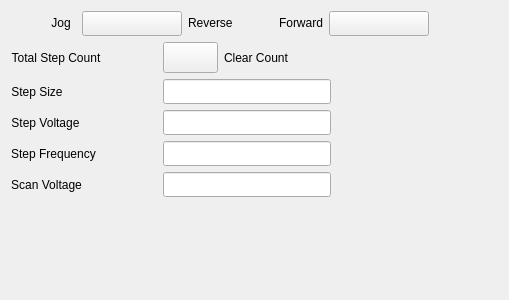
         <widget class="QWidget" name="open_loop_scroll_contents">
          <property name="geometry">
           <rect>
            <x>0</x>
            <y>0</y>
            <width>509</width>
            <height>300</height>
           </rect>
          </property>
          <property name="sizePolicy">
           <sizepolicy hsizetype="Expanding" vsizetype="Expanding">
            <horstretch>0</horstretch>
            <verstretch>0</verstretch>
           </sizepolicy>
          </property>
          <property name="minimumSize">
           <size>
            <width>0</width>
            <height>300</height>
           </size>
          </property>
          <layout class="QVBoxLayout" name="verticalLayout_3">
           <item>
            <layout class="QGridLayout" name="gridLayout_3">
             <item row="0" column="1">
              <widget class="QLabel" name="jog_label">
               <property name="sizePolicy">
                <sizepolicy hsizetype="Preferred" vsizetype="Fixed">
                 <horstretch>0</horstretch>
                 <verstretch>0</verstretch>
                </sizepolicy>
               </property>
               <property name="text">
                <string>Jog</string>
               </property>
               <property name="alignment">
                <set>Qt::AlignCenter</set>
               </property>
              </widget>
             </item>
             <item row="0" column="4">
              <layout class="QHBoxLayout" name="jog_fwd_layout">
               <property name="sizeConstraint">
                <enum>QLayout::SetDefaultConstraint</enum>
               </property>
               <item alignment="Qt::AlignRight|Qt::AlignVCenter">
                <widget class="QLabel" name="jog_fwd_label">
                 <property name="text">
                  <string>Forward</string>
                 </property>
                </widget>
               </item>
               <item>
                <widget class="PyDMPushButton" name="jog_fwd_button">
                 <property name="sizePolicy">
                  <sizepolicy hsizetype="Fixed" vsizetype="Fixed">
                   <horstretch>0</horstretch>
                   <verstretch>0</verstretch>
                  </sizepolicy>
                 </property>
                 <property name="minimumSize">
                  <size>
                   <width>100</width>
                   <height>25</height>
                  </size>
                 </property>
                 <property name="toolTip">
                  <string/>
                 </property>
                 <property name="text">
                  <string/>
                 </property>
                 <property name="iconSize">
                  <size>
                   <width>25</width>
                   <height>25</height>
                  </size>
                 </property>
                 <property name="alarmSensitiveContent" stdset="0">
                  <bool>false</bool>
                 </property>
                 <property name="alarmSensitiveBorder" stdset="0">
                  <bool>false</bool>
                 </property>
                 <property name="PyDMToolTip" stdset="0">
                  <string/>
                 </property>
                 <property name="monitorDisp" stdset="0">
                  <bool>false</bool>
                 </property>
                 <property name="channel" stdset="0">
                  <string>ca://${prefix}:STEP_FORWARD</string>
                 </property>
                 <property name="PyDMIcon" stdset="0">
                  <string>caret-square-right</string>
                 </property>
                 <property name="PyDMIconColor" stdset="0">
                  <color>
                   <red>90</red>
                   <green>90</green>
                   <blue>90</blue>
                  </color>
                 </property>
                 <property name="passwordProtected" stdset="0">
                  <bool>false</bool>
                 </property>
                 <property name="password" stdset="0">
                  <string/>
                 </property>
                 <property name="protectedPassword" stdset="0">
                  <string/>
                 </property>
                 <property name="showConfirmDialog" stdset="0">
                  <bool>false</bool>
                 </property>
                 <property name="confirmMessage" stdset="0">
                  <string>Are you sure you want to proceed?</string>
                 </property>
                 <property name="pressValue" stdset="0">
                  <string>1</string>
                 </property>
                 <property name="releaseValue" stdset="0">
                  <string>None</string>
                 </property>
                 <property name="relativeChange" stdset="0">
                  <bool>false</bool>
                 </property>
                 <property name="writeWhenRelease" stdset="0">
                  <bool>false</bool>
                 </property>
                </widget>
               </item>
               <item>
                <spacer name="jog_fwd_h_spacer">
                 <property name="orientation">
                  <enum>Qt::Horizontal</enum>
                 </property>
                 <property name="sizeHint" stdset="0">
                  <size>
                   <width>40</width>
                   <height>20</height>
                  </size>
                 </property>
                </spacer>
               </item>
              </layout>
             </item>
             <item row="0" column="2">
              <layout class="QHBoxLayout" name="jog_rev_layout">
               <item>
                <spacer name="jog_rev_h_spacer">
                 <property name="orientation">
                  <enum>Qt::Horizontal</enum>
                 </property>
                 <property name="sizeType">
                  <enum>QSizePolicy::MinimumExpanding</enum>
                 </property>
                 <property name="sizeHint" stdset="0">
                  <size>
                   <width>5</width>
                   <height>25</height>
                  </size>
                 </property>
                </spacer>
               </item>
               <item>
                <widget class="PyDMPushButton" name="jog_rev_button">
                 <property name="sizePolicy">
                  <sizepolicy hsizetype="Fixed" vsizetype="Fixed">
                   <horstretch>0</horstretch>
                   <verstretch>0</verstretch>
                  </sizepolicy>
                 </property>
                 <property name="minimumSize">
                  <size>
                   <width>100</width>
                   <height>25</height>
                  </size>
                 </property>
                 <property name="toolTip">
                  <string/>
                 </property>
                 <property name="text">
                  <string/>
                 </property>
                 <property name="iconSize">
                  <size>
                   <width>25</width>
                   <height>25</height>
                  </size>
                 </property>
                 <property name="alarmSensitiveContent" stdset="0">
                  <bool>false</bool>
                 </property>
                 <property name="alarmSensitiveBorder" stdset="0">
                  <bool>false</bool>
                 </property>
                 <property name="PyDMToolTip" stdset="0">
                  <string/>
                 </property>
                 <property name="monitorDisp" stdset="0">
                  <bool>false</bool>
                 </property>
                 <property name="channel" stdset="0">
                  <string>ca://${prefix}:STEP_REVERSE.PROC</string>
                 </property>
                 <property name="PyDMIcon" stdset="0">
                  <string>caret-square-left</string>
                 </property>
                 <property name="PyDMIconColor" stdset="0">
                  <color>
                   <red>90</red>
                   <green>90</green>
                   <blue>90</blue>
                  </color>
                 </property>
                 <property name="passwordProtected" stdset="0">
                  <bool>false</bool>
                 </property>
                 <property name="password" stdset="0">
                  <string/>
                 </property>
                 <property name="protectedPassword" stdset="0">
                  <string/>
                 </property>
                 <property name="showConfirmDialog" stdset="0">
                  <bool>false</bool>
                 </property>
                 <property name="confirmMessage" stdset="0">
                  <string>Are you sure you want to proceed?</string>
                 </property>
                 <property name="pressValue" stdset="0">
                  <string>1</string>
                 </property>
                 <property name="releaseValue" stdset="0">
                  <string>None</string>
                 </property>
                 <property name="relativeChange" stdset="0">
                  <bool>false</bool>
                 </property>
                 <property name="writeWhenRelease" stdset="0">
                  <bool>false</bool>
                 </property>
                </widget>
               </item>
               <item alignment="Qt::AlignLeft|Qt::AlignVCenter">
                <widget class="QLabel" name="jog_rev_label">
                 <property name="text">
                  <string>Reverse</string>
                 </property>
                </widget>
               </item>
              </layout>
             </item>
             <item row="0" column="3">
              <spacer name="jog_h_spacer_center">
               <property name="orientation">
                <enum>Qt::Horizontal</enum>
               </property>
               <property name="sizeType">
                <enum>QSizePolicy::Fixed</enum>
               </property>
               <property name="sizeHint" stdset="0">
                <size>
                 <width>40</width>
                 <height>20</height>
                </size>
               </property>
              </spacer>
             </item>
             <item row="0" column="5">
              <spacer name="jog_h_spacer_right">
               <property name="orientation">
                <enum>Qt::Horizontal</enum>
               </property>
               <property name="sizeHint" stdset="0">
                <size>
                 <width>40</width>
                 <height>20</height>
                </size>
               </property>
              </spacer>
             </item>
             <item row="0" column="0">
              <spacer name="jog_h_spacer_left">
               <property name="orientation">
                <enum>Qt::Horizontal</enum>
               </property>
               <property name="sizeType">
                <enum>QSizePolicy::Fixed</enum>
               </property>
               <property name="sizeHint" stdset="0">
                <size>
                 <width>40</width>
                 <height>20</height>
                </size>
               </property>
              </spacer>
             </item>
            </layout>
           </item>
           <item>
            <layout class="QGridLayout" name="open_loop_grid_layout" rowstretch="0,0,0,0,0,0,0">
             <property name="sizeConstraint">
              <enum>QLayout::SetDefaultConstraint</enum>
             </property>
             <property name="spacing">
              <number>6</number>
             </property>
             <item row="6" column="0" alignment="Qt::AlignLeft">
              <widget class="QLabel" name="scan_move_label">
               <property name="text">
                <string>Scan Voltage</string>
               </property>
               <property name="alignment">
                <set>Qt::AlignCenter</set>
               </property>
              </widget>
             </item>
             <item row="1" column="2">
              <layout class="QHBoxLayout" name="step_clear_cmd_layout">
               <item>
                <widget class="PyDMPushButton" name="step_clear_cmd_button">
                 <property name="sizePolicy">
                  <sizepolicy hsizetype="Fixed" vsizetype="Fixed">
                   <horstretch>0</horstretch>
                   <verstretch>0</verstretch>
                  </sizepolicy>
                 </property>
                 <property name="minimumSize">
                  <size>
                   <width>55</width>
                   <height>31</height>
                  </size>
                 </property>
                 <property name="toolTip">
                  <string/>
                 </property>
                 <property name="iconSize">
                  <size>
                   <width>25</width>
                   <height>25</height>
                  </size>
                 </property>
                 <property name="alarmSensitiveContent" stdset="0">
                  <bool>false</bool>
                 </property>
                 <property name="alarmSensitiveBorder" stdset="0">
                  <bool>false</bool>
                 </property>
                 <property name="PyDMToolTip" stdset="0">
                  <string/>
                 </property>
                 <property name="monitorDisp" stdset="0">
                  <bool>false</bool>
                 </property>
                 <property name="channel" stdset="0">
                  <string>ca://${prefix}:CLEAR_COUNT.PROC</string>
                 </property>
                 <property name="PyDMIcon" stdset="0">
                  <string>eraser</string>
                 </property>
                 <property name="PyDMIconColor" stdset="0">
                  <color>
                   <red>255</red>
                   <green>85</green>
                   <blue>255</blue>
                  </color>
                 </property>
                 <property name="passwordProtected" stdset="0">
                  <bool>false</bool>
                 </property>
                 <property name="password" stdset="0">
                  <string/>
                 </property>
                 <property name="protectedPassword" stdset="0">
                  <string/>
                 </property>
                 <property name="showConfirmDialog" stdset="0">
                  <bool>true</bool>
                 </property>
                 <property name="confirmMessage" stdset="0">
                  <string>Are you sure you want to clear the total step count?</string>
                 </property>
                 <property name="pressValue" stdset="0">
                  <string>1</string>
                 </property>
                 <property name="releaseValue" stdset="0">
                  <string>None</string>
                 </property>
                 <property name="relativeChange" stdset="0">
                  <bool>false</bool>
                 </property>
                 <property name="writeWhenRelease" stdset="0">
                  <bool>false</bool>
                 </property>
                </widget>
               </item>
               <item>
                <widget class="QLabel" name="step_clear_cmd_label">
                 <property name="text">
                  <string>Clear Count</string>
                 </property>
                </widget>
               </item>
               <item>
                <spacer name="step_clear_cmd_spacer">
                 <property name="orientation">
                  <enum>Qt::Horizontal</enum>
                 </property>
                 <property name="sizeHint" stdset="0">
                  <size>
                   <width>40</width>
                   <height>20</height>
                  </size>
                 </property>
                </spacer>
               </item>
              </layout>
             </item>
             <item row="4" column="2">
              <widget class="PyDMLineEdit" name="step_voltage_set">
               <property name="sizePolicy">
                <sizepolicy hsizetype="Expanding" vsizetype="Fixed">
                 <horstretch>0</horstretch>
                 <verstretch>0</verstretch>
                </sizepolicy>
               </property>
               <property name="minimumSize">
                <size>
                 <width>0</width>
                 <height>25</height>
                </size>
               </property>
               <property name="toolTip">
                <string/>
               </property>
               <property name="alignment">
                <set>Qt::AlignCenter</set>
               </property>
               <property name="precision" stdset="0">
                <number>0</number>
               </property>
               <property name="showUnits" stdset="0">
                <bool>false</bool>
               </property>
               <property name="precisionFromPV" stdset="0">
                <bool>true</bool>
               </property>
               <property name="alarmSensitiveContent" stdset="0">
                <bool>false</bool>
               </property>
               <property name="alarmSensitiveBorder" stdset="0">
                <bool>true</bool>
               </property>
               <property name="PyDMToolTip" stdset="0">
                <string/>
               </property>
               <property name="monitorDisp" stdset="0">
                <bool>false</bool>
               </property>
               <property name="channel" stdset="0">
                <string>ca://${prefix}:STEP_VOLTAGE</string>
               </property>
              </widget>
             </item>
             <item row="5" column="0" alignment="Qt::AlignLeft">
              <widget class="QLabel" name="step_freq_label">
               <property name="text">
                <string>Step Frequency</string>
               </property>
               <property name="alignment">
                <set>Qt::AlignCenter</set>
               </property>
              </widget>
             </item>
             <item row="5" column="1">
              <widget class="PyDMLabel" name="step_freq_rbv">
               <property name="sizePolicy">
                <sizepolicy hsizetype="Minimum" vsizetype="Preferred">
                 <horstretch>0</horstretch>
                 <verstretch>0</verstretch>
                </sizepolicy>
               </property>
               <property name="minimumSize">
                <size>
                 <width>0</width>
                 <height>25</height>
                </size>
               </property>
               <property name="toolTip">
                <string/>
               </property>
               <property name="alignment">
                <set>Qt::AlignCenter</set>
               </property>
               <property name="precision" stdset="0">
                <number>0</number>
               </property>
               <property name="showUnits" stdset="0">
                <bool>false</bool>
               </property>
               <property name="precisionFromPV" stdset="0">
                <bool>true</bool>
               </property>
               <property name="alarmSensitiveContent" stdset="0">
                <bool>false</bool>
               </property>
               <property name="alarmSensitiveBorder" stdset="0">
                <bool>true</bool>
               </property>
               <property name="PyDMToolTip" stdset="0">
                <string/>
               </property>
               <property name="channel" stdset="0">
                <string>ca://${prefix}:STEP_FREQ</string>
               </property>
               <property name="enableRichText" stdset="0">
                <bool>false</bool>
               </property>
              </widget>
             </item>
             <item row="3" column="1">
              <widget class="PyDMLabel" name="jog_step_size_rbv">
               <property name="sizePolicy">
                <sizepolicy hsizetype="Minimum" vsizetype="Preferred">
                 <horstretch>0</horstretch>
                 <verstretch>0</verstretch>
                </sizepolicy>
               </property>
               <property name="toolTip">
                <string/>
               </property>
               <property name="alignment">
                <set>Qt::AlignCenter</set>
               </property>
               <property name="precision" stdset="0">
                <number>0</number>
               </property>
               <property name="showUnits" stdset="0">
                <bool>false</bool>
               </property>
               <property name="precisionFromPV" stdset="0">
                <bool>true</bool>
               </property>
               <property name="alarmSensitiveContent" stdset="0">
                <bool>false</bool>
               </property>
               <property name="alarmSensitiveBorder" stdset="0">
                <bool>true</bool>
               </property>
               <property name="PyDMToolTip" stdset="0">
                <string/>
               </property>
               <property name="channel" stdset="0">
                <string>ca://${prefix}:STEP_COUNT</string>
               </property>
               <property name="enableRichText" stdset="0">
                <bool>false</bool>
               </property>
              </widget>
             </item>
             <item row="4" column="3">
              <spacer name="open_loop_h_spacer">
               <property name="orientation">
                <enum>Qt::Horizontal</enum>
               </property>
               <property name="sizeType">
                <enum>QSizePolicy::MinimumExpanding</enum>
               </property>
               <property name="sizeHint" stdset="0">
                <size>
                 <width>5</width>
                 <height>20</height>
                </size>
               </property>
              </spacer>
             </item>
             <item row="3" column="0" alignment="Qt::AlignLeft">
              <widget class="QLabel" name="jog_step_size_label">
               <property name="text">
                <string>Step Size</string>
               </property>
               <property name="alignment">
                <set>Qt::AlignCenter</set>
               </property>
              </widget>
             </item>
             <item row="6" column="2">
              <widget class="PyDMLineEdit" name="scan_move_set">
               <property name="sizePolicy">
                <sizepolicy hsizetype="Expanding" vsizetype="Fixed">
                 <horstretch>0</horstretch>
                 <verstretch>0</verstretch>
                </sizepolicy>
               </property>
               <property name="minimumSize">
                <size>
                 <width>0</width>
                 <height>25</height>
                </size>
               </property>
               <property name="toolTip">
                <string/>
               </property>
               <property name="alignment">
                <set>Qt::AlignCenter</set>
               </property>
               <property name="precision" stdset="0">
                <number>0</number>
               </property>
               <property name="showUnits" stdset="0">
                <bool>false</bool>
               </property>
               <property name="precisionFromPV" stdset="0">
                <bool>true</bool>
               </property>
               <property name="alarmSensitiveContent" stdset="0">
                <bool>false</bool>
               </property>
               <property name="alarmSensitiveBorder" stdset="0">
                <bool>true</bool>
               </property>
               <property name="PyDMToolTip" stdset="0">
                <string/>
               </property>
               <property name="monitorDisp" stdset="0">
                <bool>false</bool>
               </property>
               <property name="channel" stdset="0">
                <string>ca://${prefix}:SCAN_MOVE</string>
               </property>
              </widget>
             </item>
             <item row="1" column="0" alignment="Qt::AlignLeft">
              <widget class="QLabel" name="total_step_count_label">
               <property name="sizePolicy">
                <sizepolicy hsizetype="Preferred" vsizetype="Preferred">
                 <horstretch>0</horstretch>
                 <verstretch>0</verstretch>
                </sizepolicy>
               </property>
               <property name="minimumSize">
                <size>
                 <width>0</width>
                 <height>25</height>
                </size>
               </property>
               <property name="maximumSize">
                <size>
                 <width>16777215</width>
                 <height>1677215</height>
                </size>
               </property>
               <property name="text">
                <string>Total Step Count</string>
               </property>
               <property name="alignment">
                <set>Qt::AlignCenter</set>
               </property>
              </widget>
             </item>
             <item row="3" column="2">
              <widget class="PyDMLineEdit" name="jog_step_size_set">
               <property name="sizePolicy">
                <sizepolicy hsizetype="Expanding" vsizetype="Fixed">
                 <horstretch>0</horstretch>
                 <verstretch>0</verstretch>
                </sizepolicy>
               </property>
               <property name="minimumSize">
                <size>
                 <width>0</width>
                 <height>25</height>
                </size>
               </property>
               <property name="toolTip">
                <string/>
               </property>
               <property name="alignment">
                <set>Qt::AlignCenter</set>
               </property>
               <property name="precision" stdset="0">
                <number>0</number>
               </property>
               <property name="showUnits" stdset="0">
                <bool>false</bool>
               </property>
               <property name="precisionFromPV" stdset="0">
                <bool>true</bool>
               </property>
               <property name="alarmSensitiveContent" stdset="0">
                <bool>false</bool>
               </property>
               <property name="alarmSensitiveBorder" stdset="0">
                <bool>true</bool>
               </property>
               <property name="PyDMToolTip" stdset="0">
                <string/>
               </property>
               <property name="monitorDisp" stdset="0">
                <bool>false</bool>
               </property>
               <property name="channel" stdset="0">
                <string>ca://${prefix}:STEP_COUNT</string>
               </property>
              </widget>
             </item>
             <item row="4" column="0" alignment="Qt::AlignLeft">
              <widget class="QLabel" name="step_voltage_label">
               <property name="text">
                <string>Step Voltage</string>
               </property>
               <property name="alignment">
                <set>Qt::AlignCenter</set>
               </property>
              </widget>
             </item>
             <item row="5" column="2">
              <widget class="PyDMLineEdit" name="step_freq_set">
               <property name="sizePolicy">
                <sizepolicy hsizetype="Expanding" vsizetype="Fixed">
                 <horstretch>0</horstretch>
                 <verstretch>0</verstretch>
                </sizepolicy>
               </property>
               <property name="minimumSize">
                <size>
                 <width>0</width>
                 <height>25</height>
                </size>
               </property>
               <property name="toolTip">
                <string/>
               </property>
               <property name="alignment">
                <set>Qt::AlignCenter</set>
               </property>
               <property name="precision" stdset="0">
                <number>0</number>
               </property>
               <property name="showUnits" stdset="0">
                <bool>false</bool>
               </property>
               <property name="precisionFromPV" stdset="0">
                <bool>true</bool>
               </property>
               <property name="alarmSensitiveContent" stdset="0">
                <bool>false</bool>
               </property>
               <property name="alarmSensitiveBorder" stdset="0">
                <bool>true</bool>
               </property>
               <property name="PyDMToolTip" stdset="0">
                <string/>
               </property>
               <property name="monitorDisp" stdset="0">
                <bool>false</bool>
               </property>
               <property name="channel" stdset="0">
                <string>ca://${prefix}:STEP_FREQ</string>
               </property>
              </widget>
             </item>
             <item row="4" column="1">
              <widget class="PyDMLabel" name="step_voltage_rbv">
               <property name="sizePolicy">
                <sizepolicy hsizetype="Minimum" vsizetype="Preferred">
                 <horstretch>0</horstretch>
                 <verstretch>0</verstretch>
                </sizepolicy>
               </property>
               <property name="minimumSize">
                <size>
                 <width>0</width>
                 <height>25</height>
                </size>
               </property>
               <property name="toolTip">
                <string/>
               </property>
               <property name="alignment">
                <set>Qt::AlignCenter</set>
               </property>
               <property name="precision" stdset="0">
                <number>0</number>
               </property>
               <property name="showUnits" stdset="0">
                <bool>false</bool>
               </property>
               <property name="precisionFromPV" stdset="0">
                <bool>true</bool>
               </property>
               <property name="alarmSensitiveContent" stdset="0">
                <bool>false</bool>
               </property>
               <property name="alarmSensitiveBorder" stdset="0">
                <bool>true</bool>
               </property>
               <property name="PyDMToolTip" stdset="0">
                <string/>
               </property>
               <property name="channel" stdset="0">
                <string>ca://${prefix}:STEP_VOLTAGE</string>
               </property>
               <property name="enableRichText" stdset="0">
                <bool>false</bool>
               </property>
              </widget>
             </item>
             <item row="1" column="1">
              <widget class="PyDMLabel" name="total_step_count_rbv">
               <property name="sizePolicy">
                <sizepolicy hsizetype="Minimum" vsizetype="Fixed">
                 <horstretch>0</horstretch>
                 <verstretch>0</verstretch>
                </sizepolicy>
               </property>
               <property name="minimumSize">
                <size>
                 <width>0</width>
                 <height>25</height>
                </size>
               </property>
               <property name="toolTip">
                <string/>
               </property>
               <property name="alignment">
                <set>Qt::AlignCenter</set>
               </property>
               <property name="precision" stdset="0">
                <number>0</number>
               </property>
               <property name="showUnits" stdset="0">
                <bool>false</bool>
               </property>
               <property name="precisionFromPV" stdset="0">
                <bool>true</bool>
               </property>
               <property name="alarmSensitiveContent" stdset="0">
                <bool>false</bool>
               </property>
               <property name="alarmSensitiveBorder" stdset="0">
                <bool>true</bool>
               </property>
               <property name="PyDMToolTip" stdset="0">
                <string/>
               </property>
               <property name="channel" stdset="0">
                <string>ca://${prefix}:TOTAL_STEP_COUNT</string>
               </property>
               <property name="enableRichText" stdset="0">
                <bool>false</bool>
               </property>
              </widget>
             </item>
             <item row="6" column="1">
              <widget class="PyDMLabel" name="scan_move_rbv">
               <property name="sizePolicy">
                <sizepolicy hsizetype="Minimum" vsizetype="Preferred">
                 <horstretch>0</horstretch>
                 <verstretch>0</verstretch>
                </sizepolicy>
               </property>
               <property name="minimumSize">
                <size>
                 <width>50</width>
                 <height>25</height>
                </size>
               </property>
               <property name="toolTip">
                <string/>
               </property>
               <property name="alignment">
                <set>Qt::AlignCenter</set>
               </property>
               <property name="precision" stdset="0">
                <number>0</number>
               </property>
               <property name="showUnits" stdset="0">
                <bool>false</bool>
               </property>
               <property name="precisionFromPV" stdset="0">
                <bool>true</bool>
               </property>
               <property name="alarmSensitiveContent" stdset="0">
                <bool>false</bool>
               </property>
               <property name="alarmSensitiveBorder" stdset="0">
                <bool>true</bool>
               </property>
               <property name="PyDMToolTip" stdset="0">
                <string>Scan Voltage as a % expressed as Uint16 (i.e. 0-65535)</string>
               </property>
               <property name="channel" stdset="0">
                <string>ca://${prefix}:SCAN_POS</string>
               </property>
               <property name="enableRichText" stdset="0">
                <bool>false</bool>
               </property>
              </widget>
             </item>
            </layout>
           </item>
           <item>
            <spacer name="open_loop_spacer">
             <property name="orientation">
              <enum>Qt::Vertical</enum>
             </property>
             <property name="sizeType">
              <enum>QSizePolicy::MinimumExpanding</enum>
             </property>
             <property name="sizeHint" stdset="0">
              <size>
               <width>20</width>
               <height>5</height>
              </size>
             </property>
            </spacer>
           </item>
          </layout>
         </widget>
